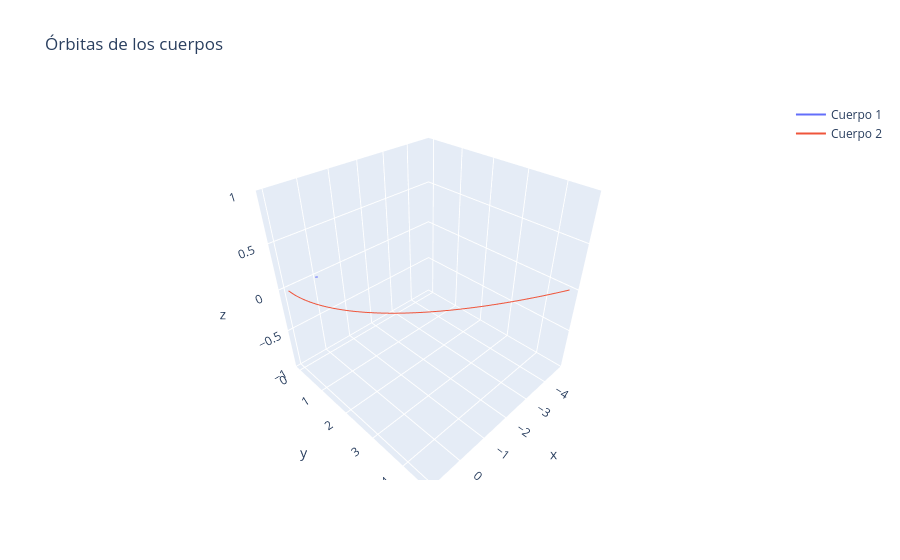

Here is the notebook cell this chart was saved with:
### Code cell
#ahora quiero una grafica 3D de la órbita parabólica con plotly
fig = go.Figure()
fig.add_trace(go.Scatter3d(x=rps[0][:,0], y=rps[0][:,1], z=rps[0][:,2], mode='lines', name='Cuerpo 1'))
fig.add_trace(go.Scatter3d(x=rps[1][:,0], y=rps[1][:,1], z=rps[1][:,2], mode='lines', name='Cuerpo 2'))
fig.update_layout(scene=dict(xaxis_title='x', yaxis_title='y', zaxis_title='z'), title='Órbitas de los cuerpos')
fig.show()
